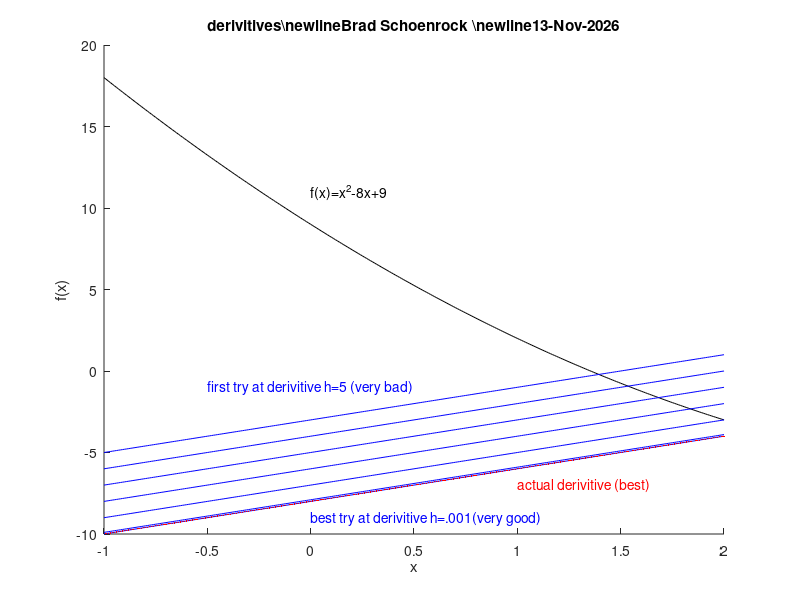

Source code (MATLAB):
%this program plots a function and it's derivitive
%version 2008-01-17 B.S.

clear all;
%clears everything for good measure
h1=5;
h2=4;
h3=3;
h4=2;
h5=1;
h6=.1;
h7=.001;
x=(-1:.01:2)';
%defines a few variables to use

F0=x.^2-8*x+9;
%this is the actual function
F1=((((x+h1).^2-8*(x+h1)+9)-(x.^2-8*x+9))/h1);
F2=((((x+h2).^2-8*(x+h2)+9)-(x.^2-8*x+9))/h2);
F3=((((x+h3).^2-8*(x+h3)+9)-(x.^2-8*x+9))/h3);
F4=((((x+h4).^2-8*(x+h4)+9)-(x.^2-8*x+9))/h4);
F5=((((x+h5).^2-8*(x+h5)+9)-(x.^2-8*x+9))/h5);
F6=((((x+h6).^2-8*(x+h6)+9)-(x.^2-8*x+9))/h6);
F7=((((x+h7).^2-8*(x+h7)+9)-(x.^2-8*x+9))/h7);
%these are the derivitives using the definition of the derivitive
F10=2*x-8;
%this is the derivitive using the fundamental therom of calculus


figure;
hold on;

ttla=('derivitives');
tt2='Brad Schoenrock ';
tta=[ttla,'\newline',tt2,'\newline',date];
title(tta)
xlabel('x');
ylabel('f(x)');
axis([-1  2  -10 20]);
%sets up graph

plot(x,F0,'black');
text(0,11,'f(x)=x^2-8x+9','color','black');
plot(x,F1,'b');
plot(x,F2,'b');
plot(x,F3,'b');
plot(x,F4,'b');
plot(x,F5,'b');
plot(x,F6,'b');
plot(x,F7,'b');
text(-.5,-1,'first try at derivitive h=5 (very bad)','color','blue');
text(0,-9,'best try at derivitive h=.001(very good)','color','blue');
%plots the derivitives in different steps

plot(x,F10,'r.','markersize',1);
text(1,-7,'actual derivitive (best)','color','red');
%confirms that the derivitive lines are getting better

hold off